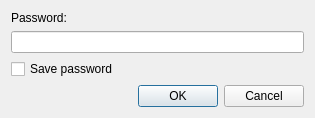
<?xml version="1.0" encoding="UTF-8"?>
<ui version="4.0">
 <class>PasswordInputDialog</class>
 <widget class="QDialog" name="PasswordInputDialog">
  <property name="geometry">
   <rect>
    <x>0</x>
    <y>0</y>
    <width>315</width>
    <height>107</height>
   </rect>
  </property>
  <property name="windowTitle">
   <string>Password Input</string>
  </property>
  <property name="modal">
   <bool>true</bool>
  </property>
  <layout class="QVBoxLayout" name="verticalLayout">
   <item>
    <widget class="QLabel" name="lb_pwd">
     <property name="text">
      <string>Password:</string>
     </property>
    </widget>
   </item>
   <item>
    <widget class="QLineEdit" name="le_pwd">
     <property name="echoMode">
      <enum>QLineEdit::Password</enum>
     </property>
    </widget>
   </item>
   <item>
    <widget class="QCheckBox" name="chk_savePwd">
     <property name="text">
      <string>Save password</string>
     </property>
    </widget>
   </item>
   <item>
    <widget class="QDialogButtonBox" name="buttonBox">
     <property name="orientation">
      <enum>Qt::Horizontal</enum>
     </property>
     <property name="standardButtons">
      <set>QDialogButtonBox::Cancel|QDialogButtonBox::Ok</set>
     </property>
    </widget>
   </item>
  </layout>
 </widget>
 <resources/>
 <connections>
  <connection>
   <sender>buttonBox</sender>
   <signal>accepted()</signal>
   <receiver>PasswordInputDialog</receiver>
   <slot>accept()</slot>
   <hints>
    <hint type="sourcelabel">
     <x>248</x>
     <y>254</y>
    </hint>
    <hint type="destinationlabel">
     <x>157</x>
     <y>274</y>
    </hint>
   </hints>
  </connection>
  <connection>
   <sender>buttonBox</sender>
   <signal>rejected()</signal>
   <receiver>PasswordInputDialog</receiver>
   <slot>reject()</slot>
   <hints>
    <hint type="sourcelabel">
     <x>316</x>
     <y>260</y>
    </hint>
    <hint type="destinationlabel">
     <x>286</x>
     <y>274</y>
    </hint>
   </hints>
  </connection>
 </connections>
</ui>
